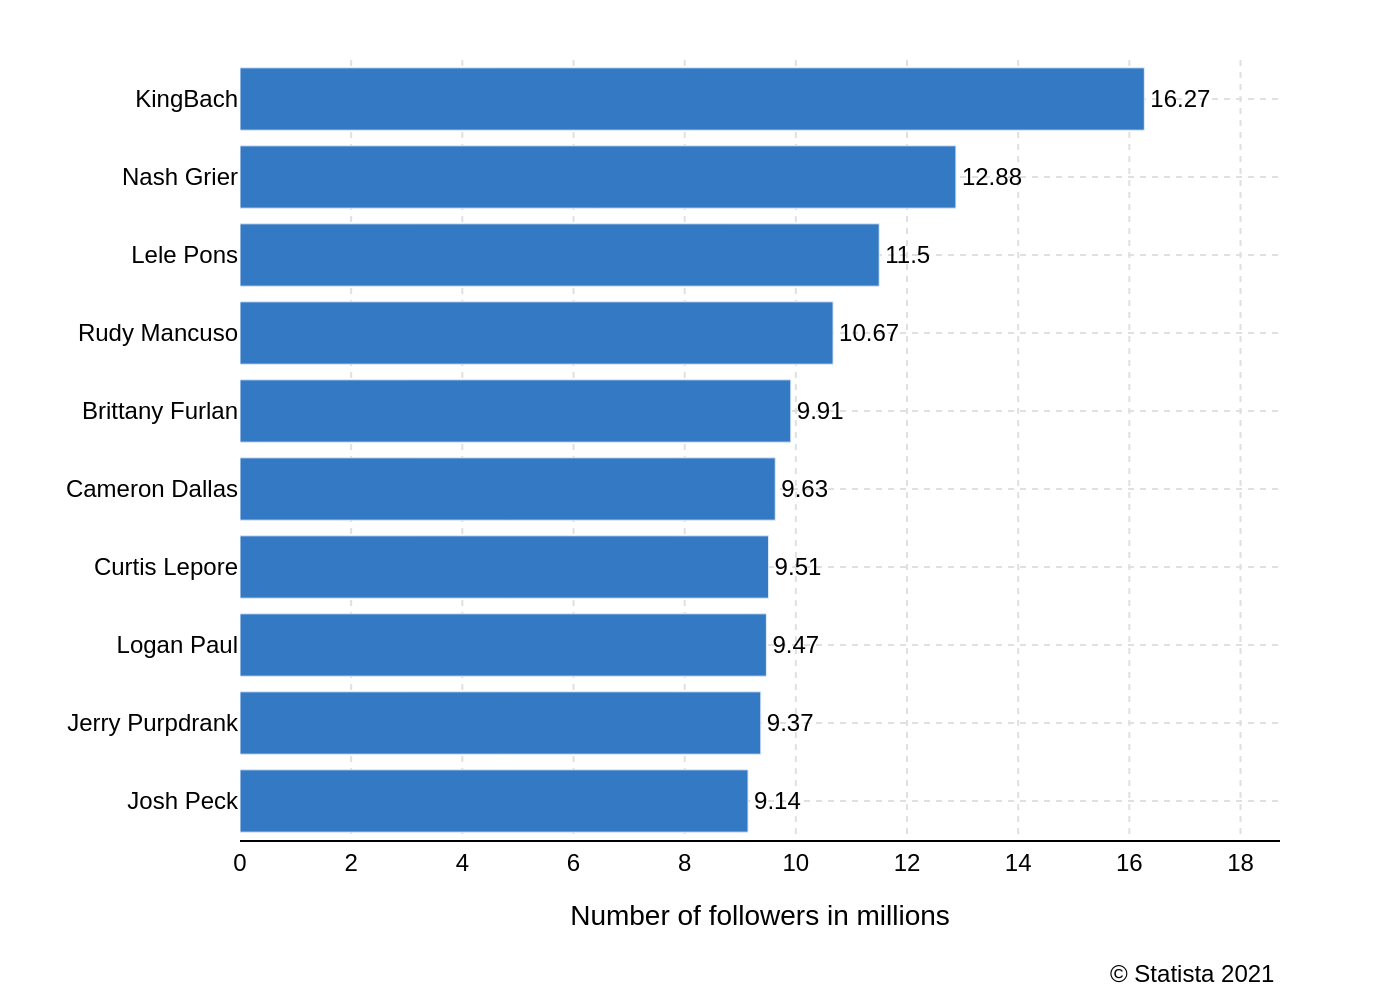

Recreate this plot in Python.
import sys
import json
import os
import plotly.graph_objects as go

# Ensure the script receives a command-line argument for the JSON file path
if len(sys.argv) != 2:
    print(f"Usage: python {sys.argv[0]} <json_file_path>")
    sys.exit(1)

json_path = sys.argv[1]

# Load the chart data from the specified JSON file
try:
    with open(json_path, 'r', encoding='utf-8') as f:
        chart_info = json.load(f)
except FileNotFoundError:
    print(f"Error: JSON file not found at {json_path}")
    sys.exit(1)

# Extract data, texts, and colors from the JSON object
data = chart_info['chart_data']
texts = chart_info['texts']
colors = chart_info['colors']

# Reverse data order to display the highest value at the top in a Plotly horizontal bar chart
data.reverse()

# Prepare data for plotting
categories = [item['category'] for item in data]
values = [item['value'] for item in data]

# Create the figure object
fig = go.Figure()

# Add the bar trace to the figure
fig.add_trace(go.Bar(
    y=categories,
    x=values,
    orientation='h',
    marker=dict(color=colors[0]),
    text=values,
    textposition='outside',
    texttemplate='%{x}',
    cliponaxis=False,
    hoverinfo='none'
))

# Configure the layout of the chart to match the original image
fig.update_layout(
    font=dict(family="Arial", size=12, color="black"),
    plot_bgcolor='white',
    paper_bgcolor='white',
    showlegend=False,
    margin=dict(l=120, r=60, t=30, b=80),
    xaxis=dict(
        title=texts.get('x_axis_title'),
        showgrid=True,
        gridcolor='#e0e0e0',
        gridwidth=1,
        griddash='dot',
        zeroline=False,
        showline=True,
        linewidth=1,
        linecolor='black',
        range=[0, max(values) * 1.15],
        tickmode='linear',
        tick0=0,
        dtick=2
    ),
    yaxis=dict(
        showgrid=True,
        gridcolor='#e0e0e0',
        gridwidth=1,
        griddash='dot',
        showline=False,
        zeroline=False
    )
)

# Add source annotation if it exists in the JSON
if texts.get('source'):
    fig.add_annotation(
        text=texts['source'],
        align='left',
        showarrow=False,
        xref='paper',
        yref='paper',
        x=1.0,
        y=-0.15,
        xanchor='right',
        yanchor='top'
    )

# Determine the output filename from the input JSON path
base_filename = os.path.splitext(os.path.basename(json_path))[0]
output_filename = f"{base_filename}.png"

# Write the figure to a PNG image file
fig.write_image(output_filename, scale=2)

print(f"Chart saved to {output_filename}")
